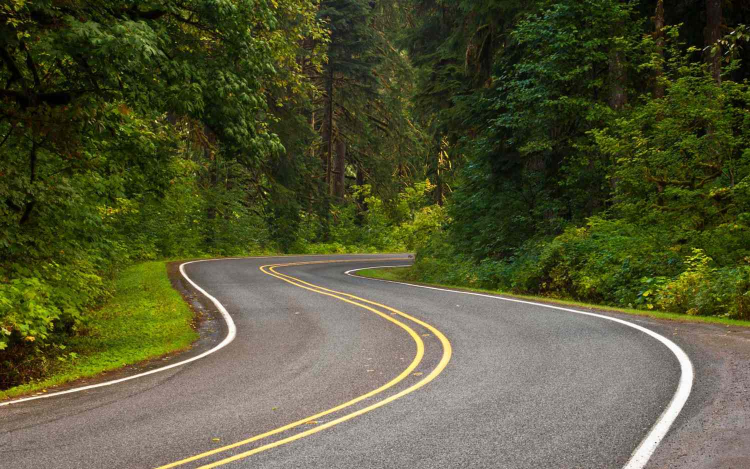
#> input picture data/road2.jpg, 1500 x 938 px (shown at 1/2 size)
$ python main3.py
#> lines starting #> are read from the running program, lines starting #| are printed output that depends on the picture
import cv2
import numpy as np


points = np.array([[0, 0.85], [0.1, 0.82], [0.2, 0.77], [0.25, 0.70], [0.22, 0.57], [0.35, 0.55], [0.55, 0.53]])


def draw_curve(image, points, color=(0, 0, 255), thickness=2, radius=6):
    width = image.shape[1]
    height = image.shape[0]
    for idx in range(1, len(points)):
        pt1x = int(points[idx - 1][0] * float(width))
        pt1y = int(points[idx - 1][1] * float(height))
        pt2x = int(points[idx][0] * float(width))
        pt2y = int(points[idx][1] * float(height))

        cv2.line(image, (pt1x, pt1y), (pt2x, pt2y), color, thickness)

        cv2.circle(image, (pt1x, pt1y), radius, color, -1)
        if idx >= len(points) - 1:
            cv2.circle(image, (pt2x, pt2y), radius, color, -1)


def perspectiveTransform(image, points, matrix):
    points[:, 0] *= image.shape[1]
    points[:, 1] *= image.shape[0]
    transformed_points = cv2.perspectiveTransform(points.reshape(-1, 1, 2), matrix).reshape(-1, 2)
    points[:, 0] /= image.shape[1]
    points[:, 1] /= image.shape[0]
    transformed_points[:, 0] /= image.shape[1]
    transformed_points[:, 1] /= image.shape[0]
    return transformed_points


def getPerspectiveTransform(image, original_points, new_points):
    original_points[:, 0] *= image.shape[1]
    original_points[:, 1] *= image.shape[0]
    new_points[:, 0] *= image.shape[1]
    new_points[:, 1] *= image.shape[0]
    matrix = cv2.getPerspectiveTransform(original_points, new_points)
    original_points[:, 0] /= image.shape[1]
    original_points[:, 1] /= image.shape[0]
    new_points[:, 0] /= image.shape[1]
    new_points[:, 1] /= image.shape[0]
    return matrix


if __name__ == "__main__":
    image = cv2.imread(r"data/road2.jpg")
#> image is the input picture: shape (938, 1500, 3); mean B, G, R 55, 87, 85.1

    original_points = np.float32([[0, 0.55], [1, 0.55], [0, 1], [1, 1]])
    new_points = np.float32([[0.33, 0], [0.66, 0], [0.33, 1], [0.66, 1]])

    matrix = getPerspectiveTransform(image, original_points, new_points)
#> matrix = [[0.33, 0, 495], [0, 2.22, -1146.4], [0, 0, 1]]
    transformed_points = perspectiveTransform(image, points, matrix)
#> in perspectiveTransform, `transformed_points = cv2.perspectiveTransform(points.reshape(-1, 1, 2)..`: transformed_points = [[495, 625.3], [544.5, 562.8], [594, 458.6], [618.8, 312.7], [603.9, 41.69], [668.3, -5.43e-05], [767.3, -41.69]]
#> transformed_points = [[0.33, 0.667], [0.363, 0.6], [0.396, 0.489], [0.413, 0.333], [0.403, 0.0444], [0.446, -5.78e-08], [0.512, -0.0444]]

    result = cv2.warpPerspective(image, matrix, (image.shape[1], image.shape[0]))
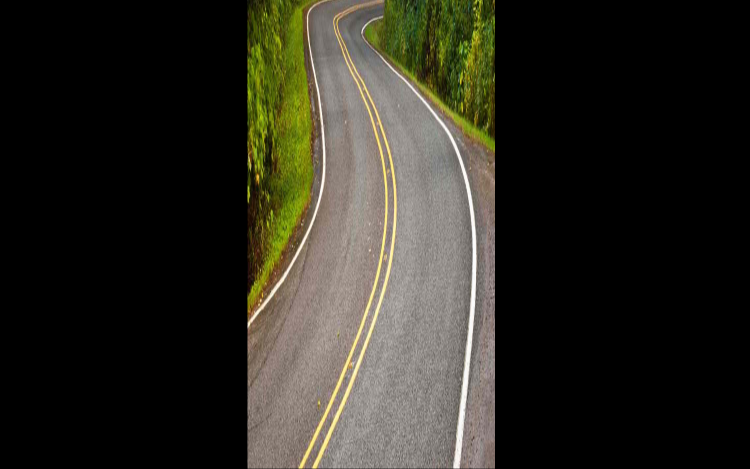
#> result: shape (938, 1500, 3) (shown at 1/2 size); mean B, G, R 33, 41.5, 43.3

    small_image = cv2.resize(image, None, fx=0.5, fy=0.5)
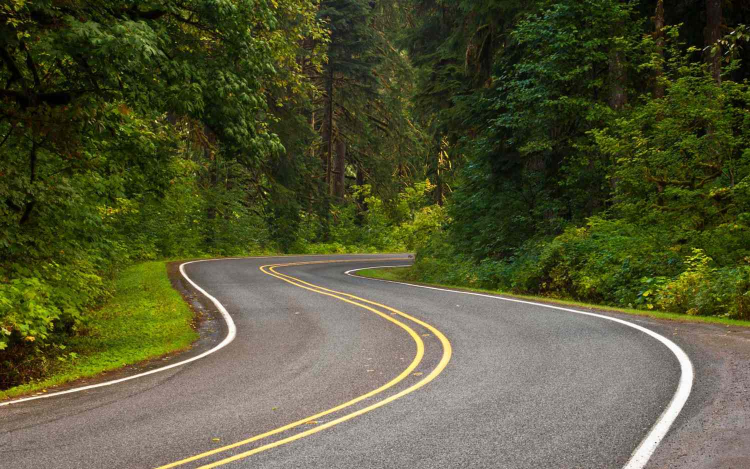
#> small_image: shape (469, 750, 3); mean B, G, R 55.1, 87.1, 85.2
    small_result = cv2.resize(result, None, fx=0.5, fy=0.5)
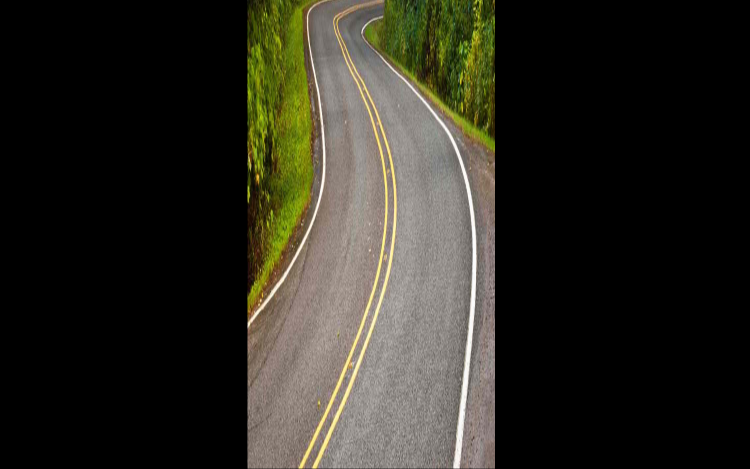
#> small_result: shape (469, 750, 3); mean B, G, R 33, 41.5, 43.3

    draw_curve(small_result, transformed_points)
#> the loop in draw_curve, `for idx in range(1, len(points)):` made 6 passes
#> (pt1x, pt1y, pt2x, pt2y) on passes 1 to 6: (247, 312, 272, 281), (272, 281, 297, 229), (297, 229, 309, 156), (309, 156, 301, 20), (301, 20, 334, 0), (334, 0, 383, -20)
    draw_curve(small_image, points)

    cv2.imshow('Original Image', small_image)
    cv2.imshow('Transformed Image', small_result)
    cv2.waitKey(0)
    cv2.destroyAllWindows()

$ run again, with data/road.jpg copied over data/road2.jpg
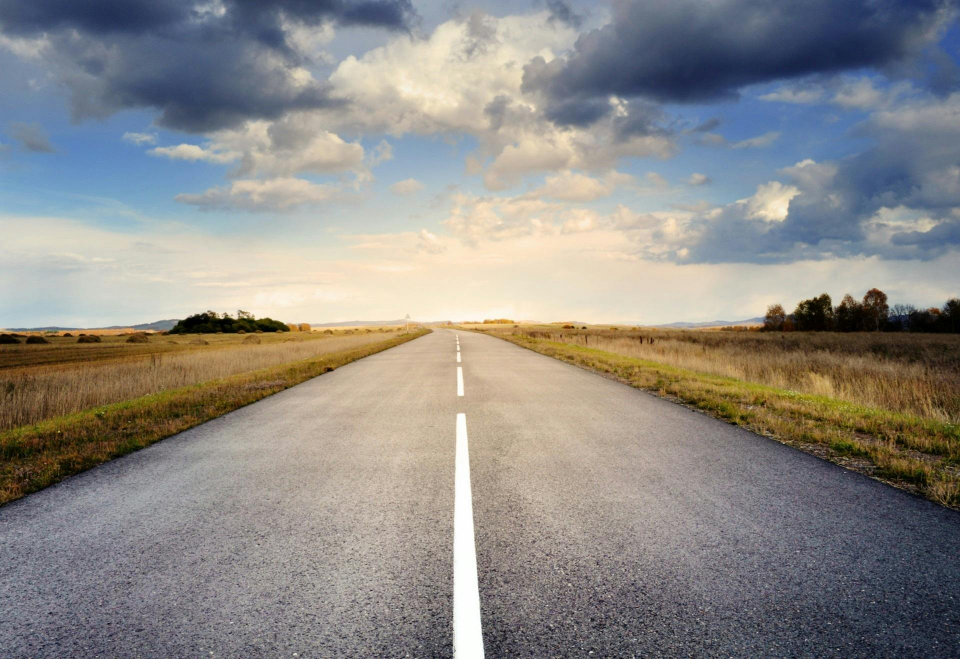
#> input picture data/road.jpg, 1920 x 1318 px (shown at 1/2 size)
#> image is the input picture: shape (1318, 1920, 3); mean B, G, R 134.6, 138.2, 140.8
#> matrix = [[0.33, -1.82e-16, 633.6], [1.18e-16, 2.22, -1610.9], [4.49e-20, -1.51e-19, 1]]
#> in perspectiveTransform, `transformed_points = cv2.perspectiveTransform(points.reshape(-1, 1, 2)..`: transformed_points = [[633.6, 878.7], [697, 790.8], [760.3, 644.4], [792, 439.3], [773, 58.58], [855.4, -5.43e-05], [982.1, -58.58]]
#> `transformed_points = perspectiveTransform(image, points, matrix)`: transformed_points = [[0.33, 0.667], [0.363, 0.6], [0.396, 0.489], [0.413, 0.333], [0.403, 0.0444], [0.446, -4.12e-08], [0.512, -0.0444]]
#> `small_image = cv2.resize(image, None, fx=0.5, fy=0.5)`:
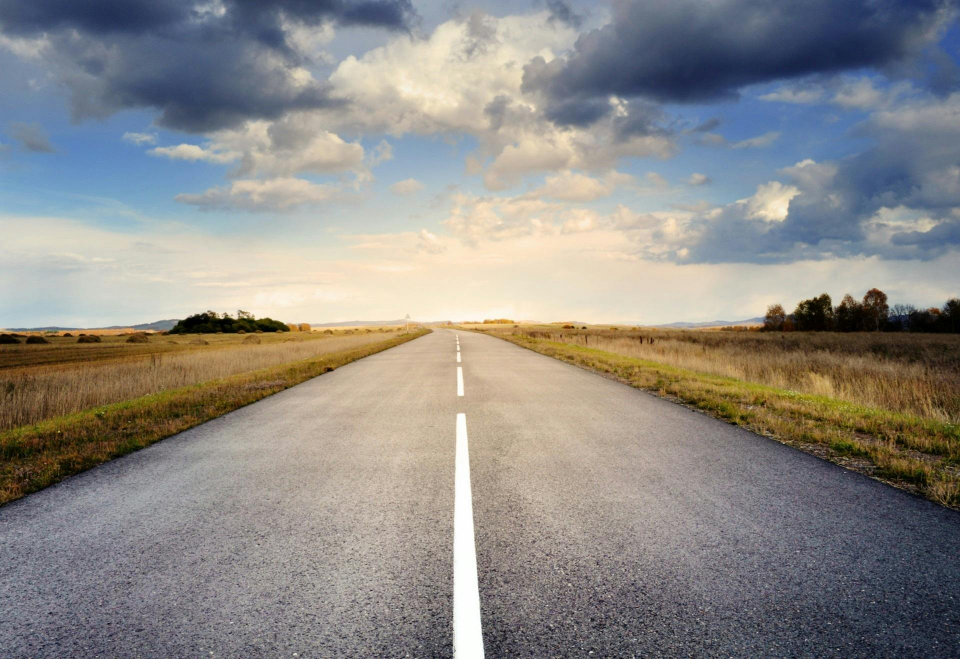
#> small_image: shape (659, 960, 3); mean B, G, R 134.7, 138.4, 141
#> `small_result = cv2.resize(result, None, fx=0.5, fy=0.5)`:
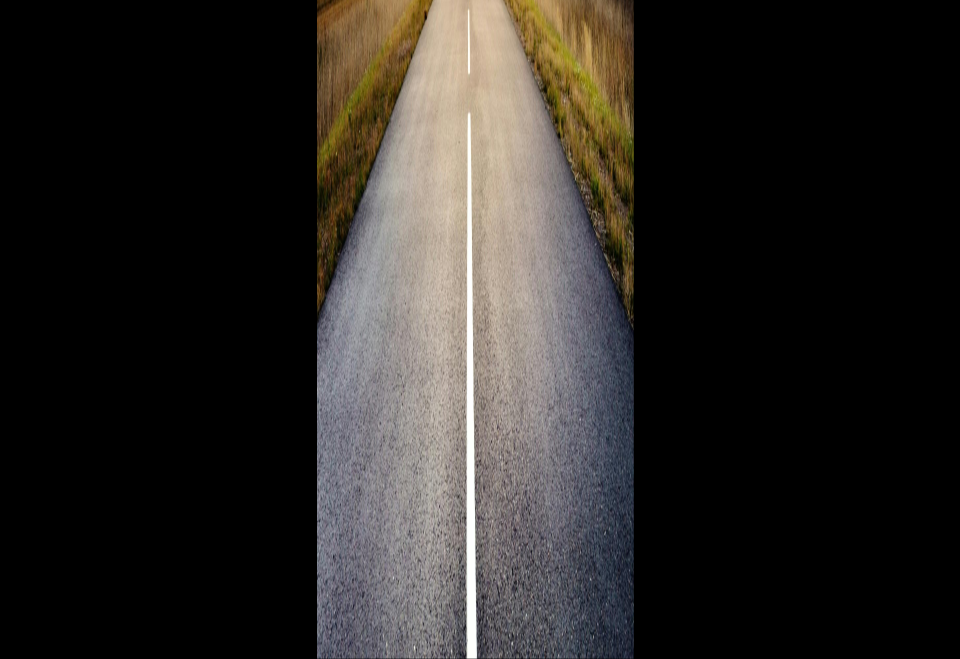
#> small_result: shape (659, 960, 3); mean B, G, R 37.2, 40.2, 43.3
#> the loop in draw_curve, `for idx in range(1, len(points)):` made 6 passes
#> (pt1x, pt1y, pt2x, pt2y) on passes 1 to 6: (316, 439, 348, 395), (348, 395, 380, 322), (380, 322, 396, 219), (396, 219, 386, 29), (386, 29, 427, 0), (427, 0, 491, -29)
